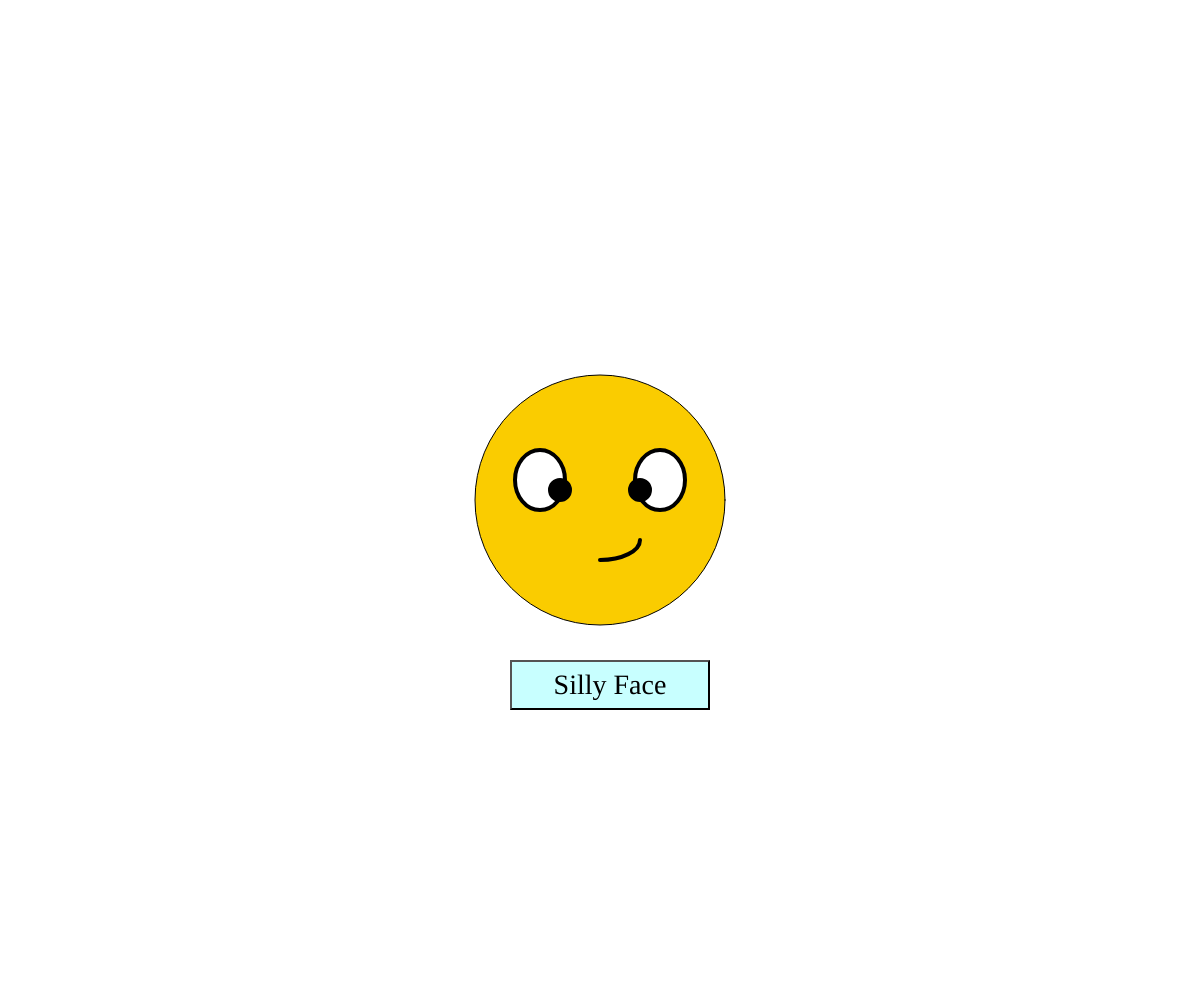
Frame 1 (no input)
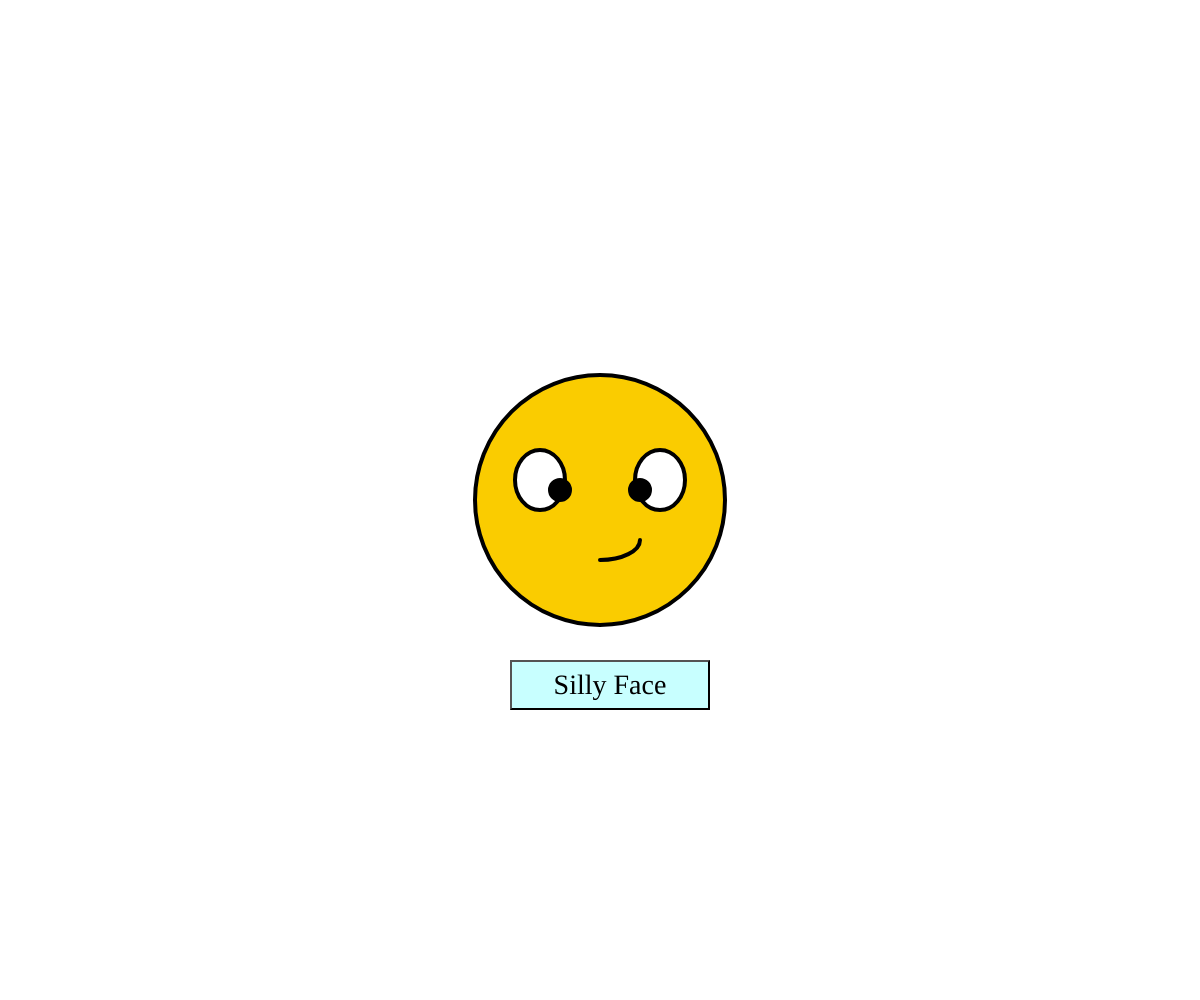
Frame 60 (no input)
Frame 120 (the mouse pressed at the canvas centre since frame 60): identical to frame 60, image omitted

The p5.js sketch that drew these frames (run headless with seeded random() and noise() and a simulated clock; from frame 60 on, the mouse is pressed at the canvas centre):

// p5.js sketch
// ── sketch.js
let sillyFace = ''; // Track the current silly face
let button;

function setup() {
  createCanvas(windowWidth, windowHeight);
  
  // Create a button
  button = createButton('Silly Face');
  button.size(200, 50);
  button.style("font-family", "Comic Sans MS");
  button.style("font-size", "28px");
  button.position(width / 2 - 90, height / 2 + 160);
  col = color(200,255,255)
  button.style('background-color', col);
  button.mousePressed(changeFace);
}

function draw() {
  translate(width / 2, height / 2);
  background(255);
  
  // Draw face
  fill(250, 204, 0);
  ellipse(0, 0, 250, 250);
  stroke(0);
  strokeWeight(4);

  // Eyes
  fill(255);
  ellipse(60, -20, 50, 60); // Right eye
  ellipse(-60, -20, 50, 60); // Left eye
  
  // Draw mouth based on the current silly face
  if (sillyFace) {
    drawRandomFace(sillyFace);
  } else {
    // Smiling mouth
    noFill();
    stroke(0);
    strokeWeight(4);
    arc(0, 40, 80, 40, 0, PI / 2); // Smiling mouth
  }
  // Pupils
  fill(0, 0, 0);
  ellipse(40, -10, 20, 20); // Right pupil
  ellipse(-40, -10, 20, 20); // Left pupil
}
// Function to change to a random silly face
function changeFace() {
  let expressions = ['angry', 'surprised', 'sad', 'tongue out'];
  sillyFace = random(expressions); // Set sillyFace to a random expression
}

// Function to draw a specific silly face
function drawRandomFace(expression) {
 if (expression == 'angry') {
    // angry
    fill(250, 0, 0);
    ellipse(0, 0, 250, 250);
    stroke(0);
    strokeWeight(4);
    arc(0, 40, 80, 40, PI, TWO_PI); // Angry mouth
    // angry Pupils
  fill(0, 0, 0);
  ellipse(60, -10, 100, 20); // Right pupil
  ellipse(-60, -10, 100, 20); // Left pupil
  } else if (expression == 'surprised') {
    // surprised
    fill(173, 216, 230);
    ellipse(0, 0, 250, 250);
    stroke(0);
    strokeWeight(4);
    ellipse(0, 50, 80, 80); // Surprised mouth
    // surprised Pupils
    fill(0, 0, 0);
    ellipse(60, -10, 20, 40); // Right pupil
    ellipse(-60, -10, 20, 20); // Left pupil
  } else if (expression == 'tongue out') {
    fill(250, 204, 0); // Normal face color
    ellipse(0, 0, 250, 250);
    fill(255); // White for open mouth
    arc(0, 40, 80, 60, 0, PI, CHORD); // Open mouth
    fill(255, 100, 100); 
    rect(-13, 50, 30, 60, 20); // Tongue
  } else if (expression == 'smirk'){
    // Smiling mouth
    noFill();
    stroke(0);
    strokeWeight(4);
    arc(0, 40, 80, 40, 0, PI / 2); // Smiling mouth
  }
  
  // Reset eye color for silly face
  fill(255);
  ellipse(60, -20, 50, 60); // Right eye
  ellipse(-60, -20, 50, 60); // Left eye
}
